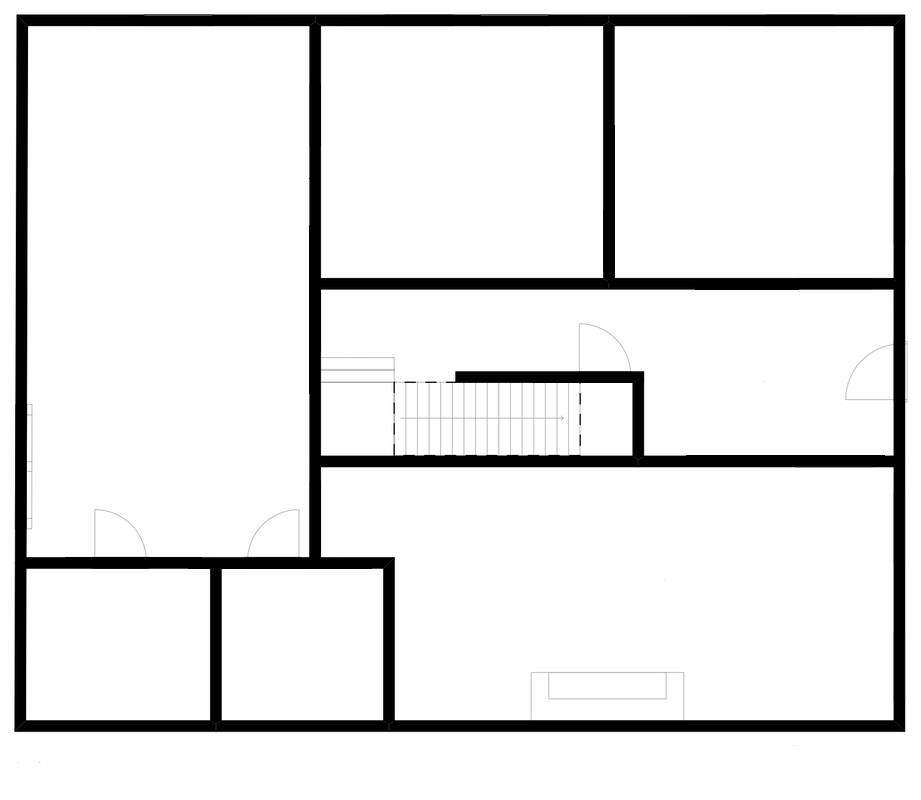
//> input picture 2DTO3D/floorplan.jpg, 921 x 800 px
$ ./erosion floorplan.jpg   (built with g++ and OpenCV 4)
//> lines starting //> are read from the running program, lines starting //| are printed output that depends on the picture
/**
* @file Morphology_1.cpp
* @brief Erosion and Dilation sample code
* @author OpenCV team
*/

#include "opencv2/imgproc.hpp"
#include "opencv2/imgcodecs.hpp"
#include "opencv2/highgui.hpp"

using namespace cv;

/// Global variables
Mat src, erosion_dst, dilation_dst;

int erosion_elem = 0;
int erosion_size = 0;
int dilation_elem = 0;
int dilation_size = 0;
int const max_elem = 2;
int const max_kernel_size = 21;

/** Function Headers */
void Erosion(int, void*);
void Dilation(int, void*);

/**
* @function main
*/
int main(int, char** argv)
{
	/// Load an image
	src = imread(argv[1], IMREAD_COLOR);
//> src is the input picture: 800 rows x 921 cols, CV_8UC3; min 0, max 255, mean 230.2

	if (src.empty())
	{
		return -1;
	}

	/// Create windows
	namedWindow("Erosion Demo", WINDOW_AUTOSIZE);
	namedWindow("Dilation Demo", WINDOW_AUTOSIZE);
	moveWindow("Dilation Demo", src.cols, 0);

	/// Create Erosion Trackbar
	createTrackbar("Element:\n 0: Rect \n 1: Cross \n 2: Ellipse", "Erosion Demo",
		&erosion_elem, max_elem,
		Erosion);
//> slider 'Element:\n 0: Rect \n 1: Cross \n' is set to 1

	createTrackbar("Kernel size:\n 2n +1", "Erosion Demo",
		&erosion_size, max_kernel_size,
		Erosion);
//> slider 'Kernel size:\n 2n +1' is set to 7

	/// Create Dilation Trackbar
	createTrackbar("Element:\n 0: Rect \n 1: Cross \n 2: Ellipse", "Dilation Demo",
		&dilation_elem, max_elem,
		Dilation);
//> slider 'Element:\n 0: Rect \n 1: Cross \n' is set to 1

	createTrackbar("Kernel size:\n 2n +1", "Dilation Demo",
		&dilation_size, max_kernel_size,
		Dilation);
//> slider 'Kernel size:\n 2n +1' is set to 7

	/// Default start
	Erosion(0, 0);
	Dilation(0, 0);

	waitKey(0);
	return 0;
}

//![erosion]
/**
* @function Erosion
*/
void Erosion(int, void*)
{
	int erosion_type = 0;
	if (erosion_elem == 0){ erosion_type = MORPH_RECT; }
	else if (erosion_elem == 1){ erosion_type = MORPH_CROSS; }
	else if (erosion_elem == 2) { erosion_type = MORPH_ELLIPSE; }

	//![kernel]
	Mat element = getStructuringElement(erosion_type,
		Size(2 * erosion_size + 1, 2 * erosion_size + 1),
		Point(erosion_size, erosion_size));
	//![kernel]

	/// Apply the erosion operation
	erode(src, erosion_dst, element);
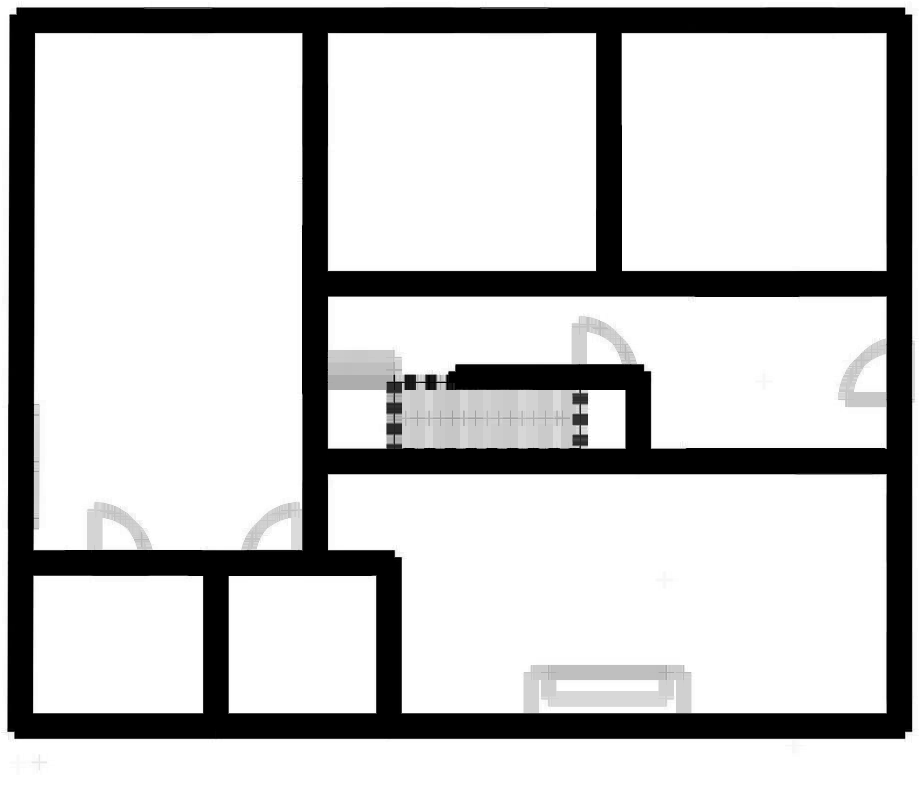
//> erosion_dst: 800 rows x 921 cols, CV_8UC3; min 0, max 255, mean 199.7
	imshow("Erosion Demo", erosion_dst);
}
//![erosion]

//![dilation]
/**
* @function Dilation
*/
void Dilation(int, void*)
{
	int dilation_type = 0;
	if (dilation_elem == 0){ dilation_type = MORPH_RECT; }
	else if (dilation_elem == 1){ dilation_type = MORPH_CROSS; }
	else if (dilation_elem == 2) { dilation_type = MORPH_ELLIPSE; }

	Mat element = getStructuringElement(dilation_type,
		Size(2 * dilation_size + 1, 2 * dilation_size + 1),
		Point(dilation_size, dilation_size));

	/// Apply the dilation operation
	dilate(src, dilation_dst, element);
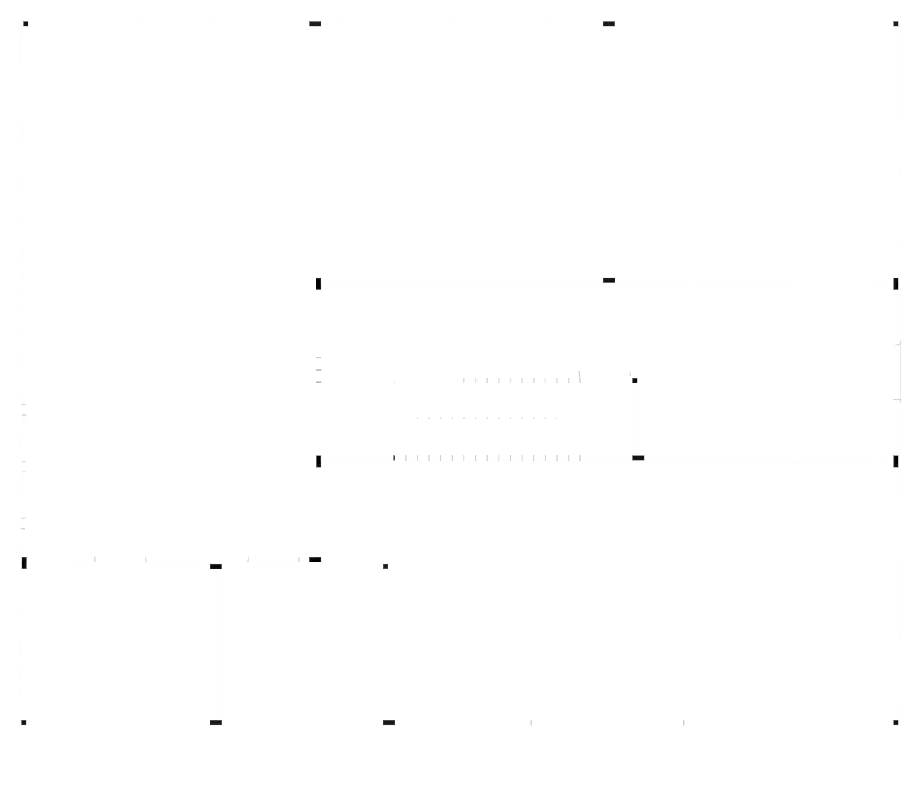
//> dilation_dst: 800 rows x 921 cols, CV_8UC3; min 0, max 255, mean 254.7
	imshow("Dilation Demo", dilation_dst);
}

$ run again, on 2DTO3D/potcoodsys.JPG
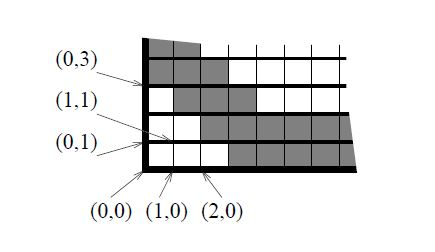
//> input picture 2DTO3D/potcoodsys.JPG, 435 x 252 px
//> src is the input picture: 252 rows x 435 cols, CV_8UC3; mean B, G, R 225.7, 225.7, 225.7
//> in Erosion, `erode(src, erosion_dst, element);`:
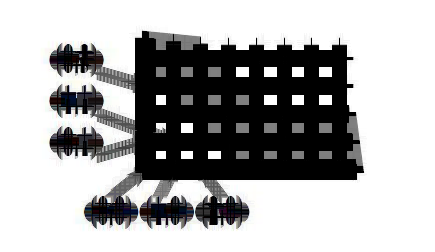
//> erosion_dst: 252 rows x 435 cols, CV_8UC3; mean B, G, R 173.7, 173.5, 173.6
//> in Dilation, `dilate(src, dilation_dst, element);`:
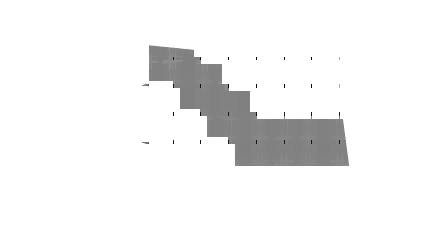
//> dilation_dst: 252 rows x 435 cols, CV_8UC3; mean B, G, R 243.3, 243.3, 243.3

$ run again, on 2DTO3D/potrace_bezeircurves.JPG
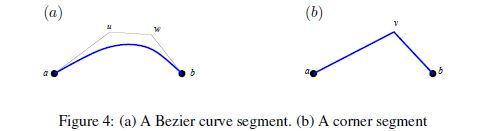
//> input picture 2DTO3D/potrace_bezeircurves.JPG, 493 x 131 px
//> src is the input picture: 131 rows x 493 cols, CV_8UC3; mean B, G, R 249.2, 248.1, 248
//> in Erosion, `erode(src, erosion_dst, element);`:
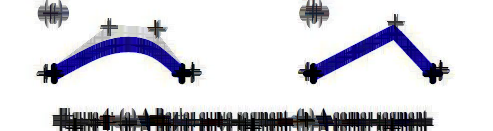
//> erosion_dst: 131 rows x 493 cols, CV_8UC3; mean B, G, R 218.4, 211, 211.4
